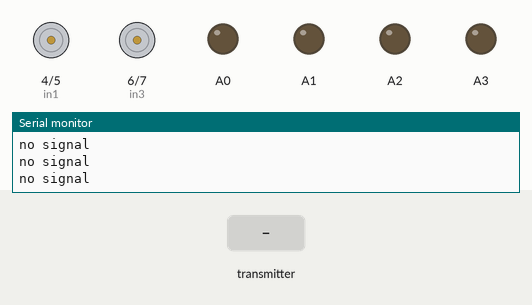
Simulated run of this sketch. Board: Arduino Uno, built with avr-gcc and run on an emulated ATmega328P. Shown: motor-driver pin pairs drawn as motors (green arrow = first pin HIGH = forward, orange = second pin HIGH = backward, longer = more drive, scaled by the enable pin), output pins drawn as LEDs (lit = HIGH), the last lines printed to the serial monitor. The inputs (shaded band) are chosen by the test bench. No radio packets arrive unless stated.

Above: at 1.2 s.
1.3 s: the transmitter starts sending data.0 = 0
At 1.6 s:
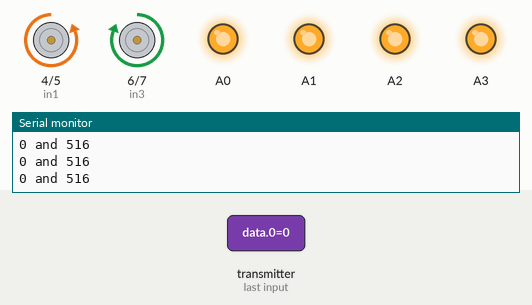
2.8 s: the transmitter starts sending data.1 = 0
At 3.2 s:
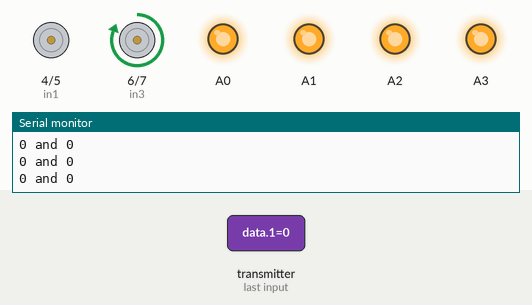
4.3 s: the transmitter starts sending data.0 = 256
At 4.9 s:
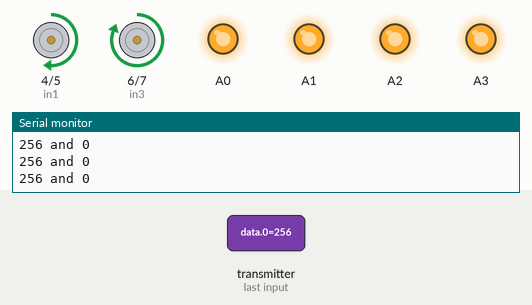
5.8 s: the transmitter starts sending data.1 = 256
At 6.5 s:
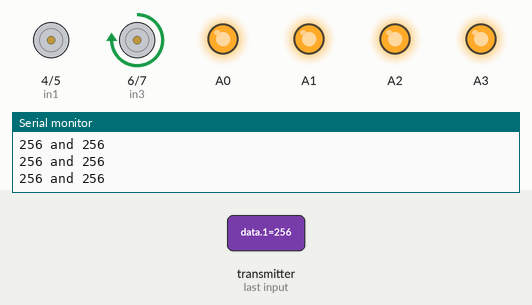
7.3 s: the transmitter starts sending data.0 = 512
At 8.2 s:
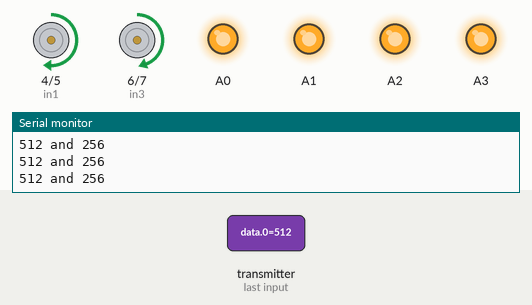
8.8 s: the transmitter starts sending data.1 = 512
At 9.9 s:
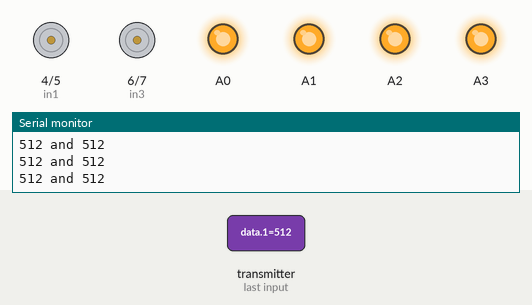
Timing chart, 0 to 11.3 s (numbered marks = the images above; inputs shaded):
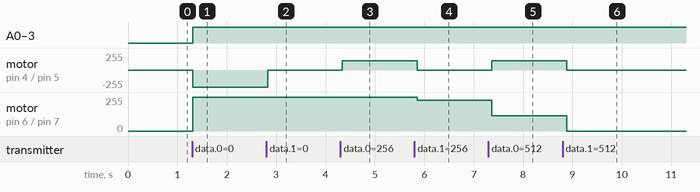

Measured:
- after the input at 1.3 s, A0–3: LOW → HIGH at once; motor on pin 4 (in1) / pin 5 (in2): stopped → backward 255/255 at once; motor on pin 6 (in3) / pin 7 (in4): stopped → forward 255/255 at once
- after the input at 2.8 s, motor on pin 4 (in1) / pin 5 (in2): backward 255/255 → stopped at once
- after the input at 4.3 s, motor on pin 4 (in1) / pin 5 (in2): stopped → forward 139/255 at once
- after the input at 5.8 s, motor on pin 4 (in1) / pin 5 (in2): forward 139/255 → stopped after 0.06 s; motor on pin 6 (in3) / pin 7 (in4): forward 255/255 → forward 232/255 after 0.06 s
- after the input at 7.3 s, motor on pin 4 (in1) / pin 5 (in2): stopped → forward 139/255 after 0.07 s; motor on pin 6 (in3) / pin 7 (in4): forward 232/255 → forward 116/255 after 0.07 s
- after the input at 8.8 s, motor on pin 4 (in1) / pin 5 (in2): forward 139/255 → stopped after 0.09 s; motor on pin 6 (in3) / pin 7 (in4): forward 116/255 → stopped after 0.09 s

The sketch:

robot.ino
```cpp
#include <SPI.h>
#include <nRF24L01.h>
#include <RF24.h>

#define enA 9   // motor A
#define in1 4
#define in2 5
#define enB 10  // motor B
#define in3 6
#define in4 7

RF24 radio(8, 3); // CE, CSN
const byte address[6] = "00001";

int data[2]={505,516};
int xAxis = 505, yAxis = 516;

int motorSpeedA = 0;
int motorSpeedB = 0;

void setup() {
  // put your setup code here, to run once:
  Serial.begin(9600);
  radio.begin();
  radio.openReadingPipe(0, address);
  radio.setPALevel(RF24_PA_LOW);
  radio.startListening();

  pinMode(enA, OUTPUT);
  pinMode(enB, OUTPUT);
  pinMode(in1, OUTPUT);
  pinMode(in2, OUTPUT);
  pinMode(in3, OUTPUT);
  pinMode(in4, OUTPUT);

  analogWrite(enA, 0);
  analogWrite(enB, 0);

  pinMode(A0, OUTPUT);
  pinMode(A1, OUTPUT);
  pinMode(A2, OUTPUT);
  pinMode(A3, OUTPUT);
}

void loop() {
  // put your main code here, to run repeatedly:

  if(radio.available()){
    radio.read(&data, sizeof(data));
    xAxis=data[0];
    yAxis=data[1];
    digitalWrite(A0, HIGH);
    digitalWrite(A1, HIGH);
    digitalWrite(A2, HIGH);
    digitalWrite(A3, HIGH);
    Serial.print(data[0]);
    Serial.print(" and ");
    Serial.println(data[1]);
  }
  else{
    xAxis=512;
    yAxis=512;
    motorSpeedA=0;
    motorSpeedB=0;
    Serial.println("no signal");
    digitalWrite(A0, LOW);
    digitalWrite(A1, LOW);
    digitalWrite(A2, LOW);
    digitalWrite(A3, LOW);
  }

  // Y Axis for forward/backward direction

  if(yAxis<470){  // go bacward
    digitalWrite(in1, HIGH);
    digitalWrite(in2, LOW);

    digitalWrite(in3, HIGH);
    digitalWrite(in4, LOW);

    motorSpeedA=map(yAxis, 470, 0, 0, 255);
    motorSpeedB=map(yAxis, 470, 0, 0, 255);
  }

  else if(yAxis>550){ // go forward
    digitalWrite(in1, LOW);
    digitalWrite(in2, HIGH);

    digitalWrite(in3, LOW);
    digitalWrite(in4, HIGH);

    motorSpeedA=map(yAxis, 550, 1023, 0, 255);
    motorSpeedB=map(yAxis, 550, 1023, 0, 255);
  }
  else{
    motorSpeedA=0;
    motorSpeedB=0;
  }

  // X Axis for left/right

  if(xAxis<470){ // turn left
    int xMapped=map(xAxis, 470, 0, 0, 255);

    if(yAxis>=470 && yAxis<=550){
      digitalWrite(in1, LOW);
      digitalWrite(in2, HIGH);

      digitalWrite(in3, HIGH);
      digitalWrite(in4, LOW);

      motorSpeedA=xMapped;
      motorSpeedB=xMapped;
    }
    else{
      motorSpeedA=motorSpeedA-xMapped;
      motorSpeedB=motorSpeedB+xMapped;
    }
    if(motorSpeedA<0){
      motorSpeedA=0;
    }
    if(motorSpeedB>255){
      motorSpeedB=255;
    }
  }

  if(xAxis>550){ //turn right
    int xMapped=map(xAxis, 550, 1023, 0, 255);

    if(yAxis>=470 && yAxis<=550){
      digitalWrite(in1, HIGH);
      digitalWrite(in2, LOW);

      digitalWrite(in3, LOW);
      digitalWrite(in4, HIGH);

      motorSpeedA=xMapped;
      motorSpeedB=xMapped;
    }
    else{
      motorSpeedA=motorSpeedA+xMapped;
      motorSpeedB=motorSpeedB-xMapped;
    }
    if(motorSpeedA>255){
      motorSpeedA=255;
    }
    if(motorSpeedB<0){
      motorSpeedB=0;
    }
  }

  if(motorSpeedA<70){
    motorSpeedA=0;
  }
  if(motorSpeedB<70){
    motorSpeedB=0;
  }

  analogWrite(enA, motorSpeedA);
  analogWrite(enB, motorSpeedB);

  delay(100);
}
```
